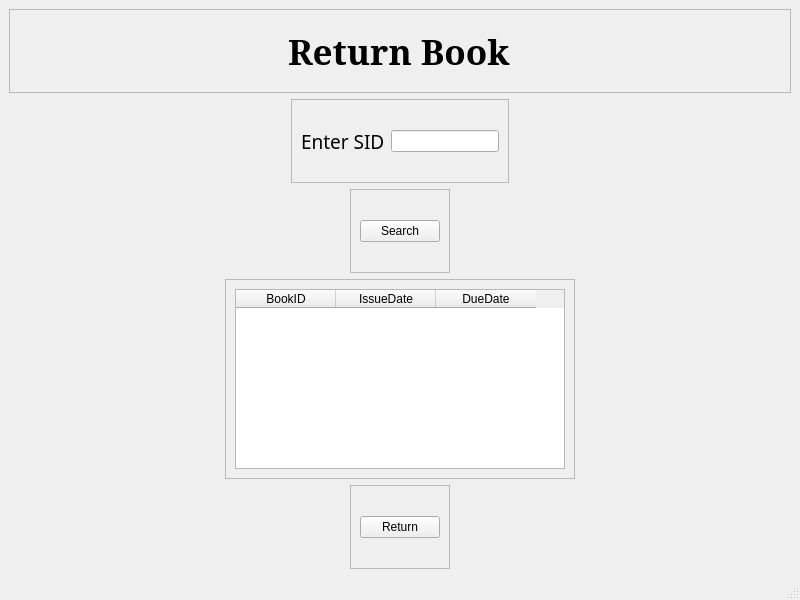
<?xml version="1.0" encoding="UTF-8"?>
<ui version="4.0">
 <class>returnBook</class>
 <widget class="QMainWindow" name="returnBook">
  <property name="geometry">
   <rect>
    <x>0</x>
    <y>0</y>
    <width>800</width>
    <height>600</height>
   </rect>
  </property>
  <property name="windowTitle">
   <string>Return Book</string>
  </property>
  <widget class="QWidget" name="centralwidget">
   <layout class="QVBoxLayout" name="verticalLayout">
    <item>
     <widget class="QFrame" name="frame">
      <property name="frameShape">
       <enum>QFrame::StyledPanel</enum>
      </property>
      <property name="frameShadow">
       <enum>QFrame::Raised</enum>
      </property>
      <layout class="QVBoxLayout" name="verticalLayout_2">
       <item alignment="Qt::AlignHCenter">
        <widget class="QLabel" name="label">
         <property name="font">
          <font>
           <family>MS Serif</family>
           <pointsize>26</pointsize>
           <weight>75</weight>
           <bold>true</bold>
          </font>
         </property>
         <property name="text">
          <string>Return Book</string>
         </property>
        </widget>
       </item>
      </layout>
     </widget>
    </item>
    <item alignment="Qt::AlignHCenter">
     <widget class="QFrame" name="frame_2">
      <property name="frameShape">
       <enum>QFrame::StyledPanel</enum>
      </property>
      <property name="frameShadow">
       <enum>QFrame::Raised</enum>
      </property>
      <layout class="QHBoxLayout" name="horizontalLayout">
       <item>
        <widget class="QLabel" name="label_3">
         <property name="font">
          <font>
           <family>MV Boli</family>
           <pointsize>14</pointsize>
          </font>
         </property>
         <property name="text">
          <string>Enter SID</string>
         </property>
        </widget>
       </item>
       <item>
        <widget class="QLineEdit" name="sid"/>
       </item>
      </layout>
     </widget>
    </item>
    <item alignment="Qt::AlignHCenter">
     <widget class="QFrame" name="frame_3">
      <property name="frameShape">
       <enum>QFrame::StyledPanel</enum>
      </property>
      <property name="frameShadow">
       <enum>QFrame::Raised</enum>
      </property>
      <layout class="QVBoxLayout" name="verticalLayout_3">
       <item>
        <widget class="QPushButton" name="search">
         <property name="cursor">
          <cursorShape>PointingHandCursor</cursorShape>
         </property>
         <property name="text">
          <string>Search</string>
         </property>
        </widget>
       </item>
      </layout>
     </widget>
    </item>
    <item alignment="Qt::AlignHCenter">
     <widget class="QFrame" name="frame_4">
      <property name="minimumSize">
       <size>
        <width>350</width>
        <height>0</height>
       </size>
      </property>
      <property name="maximumSize">
       <size>
        <width>16777215</width>
        <height>200</height>
       </size>
      </property>
      <property name="frameShape">
       <enum>QFrame::StyledPanel</enum>
      </property>
      <property name="frameShadow">
       <enum>QFrame::Raised</enum>
      </property>
      <layout class="QVBoxLayout" name="verticalLayout_5">
       <item>
        <widget class="QTableWidget" name="table">
         <column>
          <property name="text">
           <string>BookID</string>
          </property>
         </column>
         <column>
          <property name="text">
           <string>IssueDate</string>
          </property>
         </column>
         <column>
          <property name="text">
           <string>DueDate</string>
          </property>
         </column>
        </widget>
       </item>
      </layout>
     </widget>
    </item>
    <item alignment="Qt::AlignHCenter">
     <widget class="QFrame" name="frame_5">
      <property name="frameShape">
       <enum>QFrame::StyledPanel</enum>
      </property>
      <property name="frameShadow">
       <enum>QFrame::Raised</enum>
      </property>
      <layout class="QVBoxLayout" name="verticalLayout_4">
       <item>
        <widget class="QPushButton" name="returnB">
         <property name="cursor">
          <cursorShape>PointingHandCursor</cursorShape>
         </property>
         <property name="text">
          <string>Return</string>
         </property>
        </widget>
       </item>
      </layout>
     </widget>
    </item>
   </layout>
  </widget>
  <widget class="QMenuBar" name="menubar">
   <property name="geometry">
    <rect>
     <x>0</x>
     <y>0</y>
     <width>800</width>
     <height>21</height>
    </rect>
   </property>
  </widget>
  <widget class="QStatusBar" name="statusbar"/>
 </widget>
 <resources/>
 <connections/>
</ui>
